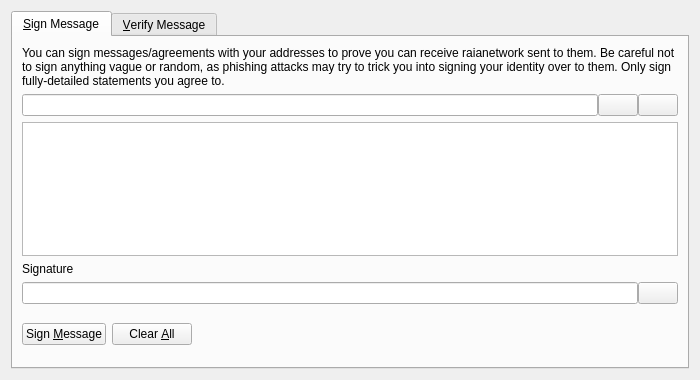
<?xml version="1.0" encoding="UTF-8"?>
<ui version="4.0">
 <class>SignVerifyMessageDialog</class>
 <widget class="QDialog" name="SignVerifyMessageDialog">
  <property name="geometry">
   <rect>
    <x>0</x>
    <y>0</y>
    <width>700</width>
    <height>380</height>
   </rect>
  </property>
  <property name="windowTitle">
   <string>Signatures - Sign / Verify a Message</string>
  </property>
  <property name="modal">
   <bool>true</bool>
  </property>
  <layout class="QVBoxLayout" name="verticalLayout">
   <item>
    <widget class="QTabWidget" name="tabWidget">
     <property name="currentIndex">
      <number>0</number>
     </property>
     <widget class="QWidget" name="tabSignMessage">
      <attribute name="title">
       <string>&amp;Sign Message</string>
      </attribute>
      <layout class="QVBoxLayout" name="verticalLayout_SM">
       <item>
        <widget class="QLabel" name="infoLabel_SM">
         <property name="text">
          <string>You can sign messages/agreements with your addresses to prove you can receive raianetwork sent to them. Be careful not to sign anything vague or random, as phishing attacks may try to trick you into signing your identity over to them. Only sign fully-detailed statements you agree to.</string>
         </property>
         <property name="textFormat">
          <enum>Qt::PlainText</enum>
         </property>
         <property name="wordWrap">
          <bool>true</bool>
         </property>
        </widget>
       </item>
       <item>
        <layout class="QHBoxLayout" name="horizontalLayout_1_SM">
         <property name="spacing">
          <number>0</number>
         </property>
         <item>
          <widget class="QValidatedLineEdit" name="addressIn_SM">
           <property name="toolTip">
            <string>The raianetwork address to sign the message with</string>
           </property>
          </widget>
         </item>
         <item>
          <widget class="QPushButton" name="addressBookButton_SM">
           <property name="toolTip">
            <string>Choose previously used address</string>
           </property>
           <property name="text">
            <string/>
           </property>
           <property name="icon">
            <iconset resource="../raianetwork.qrc">
             <normaloff>:/icons/address-book</normaloff>:/icons/address-book</iconset>
           </property>
           <property name="shortcut">
            <string>Alt+A</string>
           </property>
           <property name="autoDefault">
            <bool>false</bool>
           </property>
          </widget>
         </item>
         <item>
          <widget class="QPushButton" name="pasteButton_SM">
           <property name="toolTip">
            <string>Paste address from clipboard</string>
           </property>
           <property name="text">
            <string/>
           </property>
           <property name="icon">
            <iconset resource="../raianetwork.qrc">
             <normaloff>:/icons/editpaste</normaloff>:/icons/editpaste</iconset>
           </property>
           <property name="shortcut">
            <string>Alt+P</string>
           </property>
           <property name="autoDefault">
            <bool>false</bool>
           </property>
          </widget>
         </item>
        </layout>
       </item>
       <item>
        <widget class="QPlainTextEdit" name="messageIn_SM">
         <property name="toolTip">
          <string>Enter the message you want to sign here</string>
         </property>
        </widget>
       </item>
       <item>
        <widget class="QLabel" name="signatureLabel_SM">
         <property name="text">
          <string>Signature</string>
         </property>
         <property name="textFormat">
          <enum>Qt::PlainText</enum>
         </property>
        </widget>
       </item>
       <item>
        <layout class="QHBoxLayout" name="horizontalLayout_2_SM">
         <property name="spacing">
          <number>0</number>
         </property>
         <item>
          <widget class="QLineEdit" name="signatureOut_SM">
           <property name="font">
            <font>
             <italic>true</italic>
            </font>
           </property>
           <property name="readOnly">
            <bool>true</bool>
           </property>
          </widget>
         </item>
         <item>
          <widget class="QPushButton" name="copySignatureButton_SM">
           <property name="toolTip">
            <string>Copy the current signature to the system clipboard</string>
           </property>
           <property name="text">
            <string/>
           </property>
           <property name="icon">
            <iconset resource="../raianetwork.qrc">
             <normaloff>:/icons/editcopy</normaloff>:/icons/editcopy</iconset>
           </property>
           <property name="autoDefault">
            <bool>false</bool>
           </property>
          </widget>
         </item>
        </layout>
       </item>
       <item>
        <layout class="QHBoxLayout" name="horizontalLayout_3_SM">
         <item>
          <widget class="QPushButton" name="signMessageButton_SM">
           <property name="toolTip">
            <string>Sign the message to prove you own this raianetwork address</string>
           </property>
           <property name="text">
            <string>Sign &amp;Message</string>
           </property>
           <property name="icon">
            <iconset resource="../raianetwork.qrc">
             <normaloff>:/icons/edit</normaloff>:/icons/edit</iconset>
           </property>
           <property name="autoDefault">
            <bool>false</bool>
           </property>
          </widget>
         </item>
         <item>
          <widget class="QPushButton" name="clearButton_SM">
           <property name="toolTip">
            <string>Reset all sign message fields</string>
           </property>
           <property name="text">
            <string>Clear &amp;All</string>
           </property>
           <property name="icon">
            <iconset resource="../raianetwork.qrc">
             <normaloff>:/icons/remove</normaloff>:/icons/remove</iconset>
           </property>
           <property name="autoDefault">
            <bool>false</bool>
           </property>
          </widget>
         </item>
         <item>
          <spacer name="horizontalSpacer_1_SM">
           <property name="orientation">
            <enum>Qt::Horizontal</enum>
           </property>
           <property name="sizeHint" stdset="0">
            <size>
             <width>40</width>
             <height>48</height>
            </size>
           </property>
          </spacer>
         </item>
         <item>
          <widget class="QLabel" name="statusLabel_SM">
           <property name="font">
            <font>
             <weight>75</weight>
             <bold>true</bold>
            </font>
           </property>
           <property name="text">
            <string/>
           </property>
           <property name="wordWrap">
            <bool>true</bool>
           </property>
          </widget>
         </item>
         <item>
          <spacer name="horizontalSpacer_2_SM">
           <property name="orientation">
            <enum>Qt::Horizontal</enum>
           </property>
           <property name="sizeHint" stdset="0">
            <size>
             <width>40</width>
             <height>48</height>
            </size>
           </property>
          </spacer>
         </item>
        </layout>
       </item>
      </layout>
     </widget>
     <widget class="QWidget" name="tabVerifyMessage">
      <attribute name="title">
       <string>&amp;Verify Message</string>
      </attribute>
      <layout class="QVBoxLayout" name="verticalLayout_VM">
       <item>
        <widget class="QLabel" name="infoLabel_VM">
         <property name="text">
          <string>Enter the receiver's address, message (ensure you copy line breaks, spaces, tabs, etc. exactly) and signature below to verify the message. Be careful not to read more into the signature than what is in the signed message itself, to avoid being tricked by a man-in-the-middle attack. Note that this only proves the signing party receives with the address, it cannot prove sendership of any transaction!</string>
         </property>
         <property name="textFormat">
          <enum>Qt::PlainText</enum>
         </property>
         <property name="alignment">
          <set>Qt::AlignLeading|Qt::AlignLeft|Qt::AlignTop</set>
         </property>
         <property name="wordWrap">
          <bool>true</bool>
         </property>
        </widget>
       </item>
       <item>
        <layout class="QHBoxLayout" name="horizontalLayout_1_VM">
         <property name="spacing">
          <number>0</number>
         </property>
         <item>
          <widget class="QValidatedLineEdit" name="addressIn_VM">
           <property name="toolTip">
            <string>The raianetwork address the message was signed with</string>
           </property>
          </widget>
         </item>
         <item>
          <widget class="QPushButton" name="addressBookButton_VM">
           <property name="toolTip">
            <string>Choose previously used address</string>
           </property>
           <property name="text">
            <string/>
           </property>
           <property name="icon">
            <iconset resource="../raianetwork.qrc">
             <normaloff>:/icons/address-book</normaloff>:/icons/address-book</iconset>
           </property>
           <property name="shortcut">
            <string>Alt+A</string>
           </property>
           <property name="autoDefault">
            <bool>false</bool>
           </property>
          </widget>
         </item>
        </layout>
       </item>
       <item>
        <widget class="QPlainTextEdit" name="messageIn_VM"/>
       </item>
       <item>
        <widget class="QValidatedLineEdit" name="signatureIn_VM"/>
       </item>
       <item>
        <layout class="QHBoxLayout" name="horizontalLayout_2_VM">
         <item>
          <widget class="QPushButton" name="verifyMessageButton_VM">
           <property name="toolTip">
            <string>Verify the message to ensure it was signed with the specified raianetwork address</string>
           </property>
           <property name="text">
            <string>Verify &amp;Message</string>
           </property>
           <property name="icon">
            <iconset resource="../raianetwork.qrc">
             <normaloff>:/icons/transaction_0</normaloff>:/icons/transaction_0</iconset>
           </property>
           <property name="autoDefault">
            <bool>false</bool>
           </property>
          </widget>
         </item>
         <item>
          <widget class="QPushButton" name="clearButton_VM">
           <property name="toolTip">
            <string>Reset all verify message fields</string>
           </property>
           <property name="text">
            <string>Clear &amp;All</string>
           </property>
           <property name="icon">
            <iconset resource="../raianetwork.qrc">
             <normaloff>:/icons/remove</normaloff>:/icons/remove</iconset>
           </property>
           <property name="autoDefault">
            <bool>false</bool>
           </property>
          </widget>
         </item>
         <item>
          <spacer name="horizontalSpacer_1_VM">
           <property name="orientation">
            <enum>Qt::Horizontal</enum>
           </property>
           <property name="sizeHint" stdset="0">
            <size>
             <width>40</width>
             <height>48</height>
            </size>
           </property>
          </spacer>
         </item>
         <item>
          <widget class="QLabel" name="statusLabel_VM">
           <property name="font">
            <font>
             <weight>75</weight>
             <bold>true</bold>
            </font>
           </property>
           <property name="text">
            <string/>
           </property>
           <property name="wordWrap">
            <bool>true</bool>
           </property>
          </widget>
         </item>
         <item>
          <spacer name="horizontalSpacer_2_VM">
           <property name="orientation">
            <enum>Qt::Horizontal</enum>
           </property>
           <property name="sizeHint" stdset="0">
            <size>
             <width>40</width>
             <height>48</height>
            </size>
           </property>
          </spacer>
         </item>
        </layout>
       </item>
      </layout>
     </widget>
    </widget>
   </item>
  </layout>
 </widget>
 <customwidgets>
  <customwidget>
   <class>QValidatedLineEdit</class>
   <extends>QLineEdit</extends>
   <header>qvalidatedlineedit.h</header>
  </customwidget>
 </customwidgets>
 <resources>
  <include location="../raianetwork.qrc"/>
 </resources>
 <connections/>
</ui>
